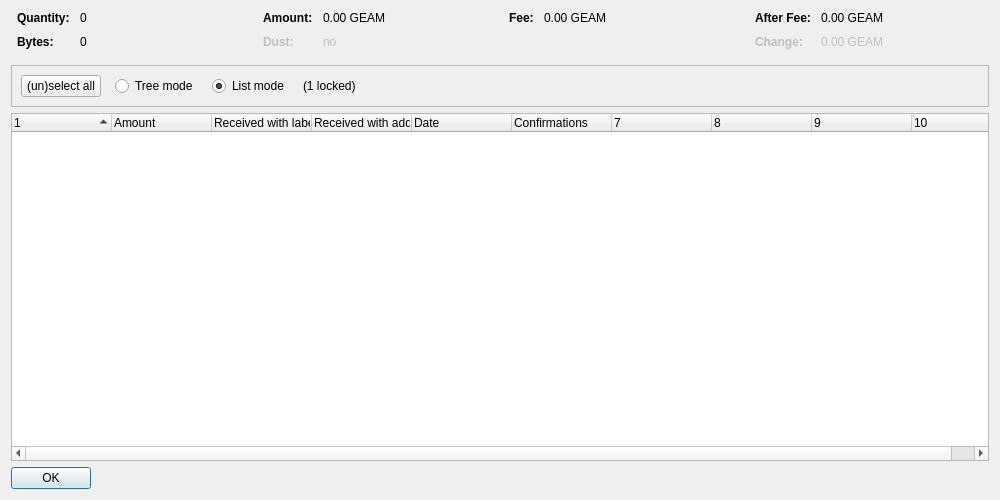
<?xml version="1.0" encoding="UTF-8"?>
<ui version="4.0">
 <class>CoinControlDialog</class>
 <widget class="QDialog" name="CoinControlDialog">
  <property name="geometry">
   <rect>
    <x>0</x>
    <y>0</y>
    <width>1000</width>
    <height>500</height>
   </rect>
  </property>
  <property name="windowTitle">
   <string>Coin Selection</string>
  </property>
  <layout class="QVBoxLayout" name="verticalLayout">
   <item>
    <layout class="QHBoxLayout" name="horizontalLayoutTop" stretch="0,0,0,0">
     <property name="topMargin">
      <number>0</number>
     </property>
     <property name="bottomMargin">
      <number>10</number>
     </property>
     <item>
      <layout class="QFormLayout" name="formLayoutCoinControl1">
       <property name="horizontalSpacing">
        <number>10</number>
       </property>
       <property name="verticalSpacing">
        <number>10</number>
       </property>
       <property name="leftMargin">
        <number>6</number>
       </property>
       <property name="rightMargin">
        <number>6</number>
       </property>
       <item row="0" column="0">
        <widget class="QLabel" name="labelCoinControlQuantityText">
         <property name="font">
          <font>
           <weight>75</weight>
           <bold>true</bold>
          </font>
         </property>
         <property name="text">
          <string>Quantity:</string>
         </property>
        </widget>
       </item>
       <item row="0" column="1">
        <widget class="QLabel" name="labelCoinControlQuantity">
         <property name="cursor">
          <cursorShape>IBeamCursor</cursorShape>
         </property>
         <property name="contextMenuPolicy">
          <enum>Qt::ActionsContextMenu</enum>
         </property>
         <property name="text">
          <string notr="true">0</string>
         </property>
         <property name="textInteractionFlags">
          <set>Qt::LinksAccessibleByMouse|Qt::TextSelectableByKeyboard|Qt::TextSelectableByMouse</set>
         </property>
        </widget>
       </item>
       <item row="1" column="0">
        <widget class="QLabel" name="labelCoinControlBytesText">
         <property name="font">
          <font>
           <weight>75</weight>
           <bold>true</bold>
          </font>
         </property>
         <property name="text">
          <string>Bytes:</string>
         </property>
        </widget>
       </item>
       <item row="1" column="1">
        <widget class="QLabel" name="labelCoinControlBytes">
         <property name="cursor">
          <cursorShape>IBeamCursor</cursorShape>
         </property>
         <property name="contextMenuPolicy">
          <enum>Qt::ActionsContextMenu</enum>
         </property>
         <property name="text">
          <string notr="true">0</string>
         </property>
         <property name="textInteractionFlags">
          <set>Qt::LinksAccessibleByMouse|Qt::TextSelectableByKeyboard|Qt::TextSelectableByMouse</set>
         </property>
        </widget>
       </item>
      </layout>
     </item>
     <item>
      <layout class="QFormLayout" name="formLayoutCoinControl2">
       <property name="horizontalSpacing">
        <number>10</number>
       </property>
       <property name="verticalSpacing">
        <number>10</number>
       </property>
       <property name="leftMargin">
        <number>6</number>
       </property>
       <property name="rightMargin">
        <number>6</number>
       </property>
       <item row="0" column="0">
        <widget class="QLabel" name="labelCoinControlAmountText">
         <property name="font">
          <font>
           <weight>75</weight>
           <bold>true</bold>
          </font>
         </property>
         <property name="text">
          <string>Amount:</string>
         </property>
        </widget>
       </item>
       <item row="0" column="1">
        <widget class="QLabel" name="labelCoinControlAmount">
         <property name="cursor">
          <cursorShape>IBeamCursor</cursorShape>
         </property>
         <property name="contextMenuPolicy">
          <enum>Qt::ActionsContextMenu</enum>
         </property>
         <property name="text">
          <string notr="true">0.00 GEAM</string>
         </property>
         <property name="textInteractionFlags">
          <set>Qt::LinksAccessibleByMouse|Qt::TextSelectableByKeyboard|Qt::TextSelectableByMouse</set>
         </property>
        </widget>
       </item>
       <item row="1" column="0">
        <widget class="QLabel" name="labelCoinControlLowOutputText">
         <property name="enabled">
          <bool>false</bool>
         </property>
         <property name="font">
          <font>
           <weight>75</weight>
           <bold>true</bold>
          </font>
         </property>
         <property name="text">
          <string>Dust:</string>
         </property>
        </widget>
       </item>
       <item row="1" column="1">
        <widget class="QLabel" name="labelCoinControlLowOutput">
         <property name="enabled">
          <bool>false</bool>
         </property>
         <property name="cursor">
          <cursorShape>IBeamCursor</cursorShape>
         </property>
         <property name="contextMenuPolicy">
          <enum>Qt::ActionsContextMenu</enum>
         </property>
         <property name="text">
          <string notr="true">no</string>
         </property>
         <property name="textInteractionFlags">
          <set>Qt::LinksAccessibleByMouse|Qt::TextSelectableByKeyboard|Qt::TextSelectableByMouse</set>
         </property>
        </widget>
       </item>
      </layout>
     </item>
     <item>
      <layout class="QFormLayout" name="formLayoutCoinControl3">
       <property name="horizontalSpacing">
        <number>10</number>
       </property>
       <property name="verticalSpacing">
        <number>10</number>
       </property>
       <property name="leftMargin">
        <number>6</number>
       </property>
       <property name="rightMargin">
        <number>6</number>
       </property>
       <item row="0" column="0">
        <widget class="QLabel" name="labelCoinControlFeeText">
         <property name="font">
          <font>
           <weight>75</weight>
           <bold>true</bold>
          </font>
         </property>
         <property name="text">
          <string>Fee:</string>
         </property>
        </widget>
       </item>
       <item row="0" column="1">
        <widget class="QLabel" name="labelCoinControlFee">
         <property name="cursor">
          <cursorShape>IBeamCursor</cursorShape>
         </property>
         <property name="contextMenuPolicy">
          <enum>Qt::ActionsContextMenu</enum>
         </property>
         <property name="text">
          <string notr="true">0.00 GEAM</string>
         </property>
         <property name="textInteractionFlags">
          <set>Qt::LinksAccessibleByMouse|Qt::TextSelectableByKeyboard|Qt::TextSelectableByMouse</set>
         </property>
        </widget>
       </item>
      </layout>
     </item>
     <item>
      <layout class="QFormLayout" name="formLayoutCoinControl4">
       <property name="horizontalSpacing">
        <number>10</number>
       </property>
       <property name="verticalSpacing">
        <number>10</number>
       </property>
       <property name="leftMargin">
        <number>6</number>
       </property>
       <property name="rightMargin">
        <number>6</number>
       </property>
       <item row="0" column="0">
        <widget class="QLabel" name="labelCoinControlAfterFeeText">
         <property name="font">
          <font>
           <weight>75</weight>
           <bold>true</bold>
          </font>
         </property>
         <property name="text">
          <string>After Fee:</string>
         </property>
        </widget>
       </item>
       <item row="0" column="1">
        <widget class="QLabel" name="labelCoinControlAfterFee">
         <property name="cursor">
          <cursorShape>IBeamCursor</cursorShape>
         </property>
         <property name="contextMenuPolicy">
          <enum>Qt::ActionsContextMenu</enum>
         </property>
         <property name="text">
          <string notr="true">0.00 GEAM</string>
         </property>
         <property name="textInteractionFlags">
          <set>Qt::LinksAccessibleByMouse|Qt::TextSelectableByKeyboard|Qt::TextSelectableByMouse</set>
         </property>
        </widget>
       </item>
       <item row="1" column="0">
        <widget class="QLabel" name="labelCoinControlChangeText">
         <property name="enabled">
          <bool>false</bool>
         </property>
         <property name="font">
          <font>
           <weight>75</weight>
           <bold>true</bold>
          </font>
         </property>
         <property name="text">
          <string>Change:</string>
         </property>
        </widget>
       </item>
       <item row="1" column="1">
        <widget class="QLabel" name="labelCoinControlChange">
         <property name="enabled">
          <bool>false</bool>
         </property>
         <property name="cursor">
          <cursorShape>IBeamCursor</cursorShape>
         </property>
         <property name="contextMenuPolicy">
          <enum>Qt::ActionsContextMenu</enum>
         </property>
         <property name="text">
          <string notr="true">0.00 GEAM</string>
         </property>
         <property name="textInteractionFlags">
          <set>Qt::LinksAccessibleByMouse|Qt::TextSelectableByKeyboard|Qt::TextSelectableByMouse</set>
         </property>
        </widget>
       </item>
      </layout>
     </item>
    </layout>
   </item>
   <item>
    <widget class="QFrame" name="frame">
     <property name="minimumSize">
      <size>
       <width>0</width>
       <height>40</height>
      </size>
     </property>
     <property name="frameShape">
      <enum>QFrame::StyledPanel</enum>
     </property>
     <property name="frameShadow">
      <enum>QFrame::Sunken</enum>
     </property>
     <layout class="QHBoxLayout" name="horizontalLayout">
      <item>
       <layout class="QHBoxLayout" name="horizontalLayoutPanel" stretch="0,0,0,0,0">
        <property name="spacing">
         <number>14</number>
        </property>
        <item>
         <widget class="QPushButton" name="pushButtonSelectAll">
          <property name="sizePolicy">
           <sizepolicy hsizetype="Maximum" vsizetype="Fixed">
            <horstretch>0</horstretch>
            <verstretch>0</verstretch>
           </sizepolicy>
          </property>
          <property name="text">
           <string>(un)select all</string>
          </property>
          <property name="autoDefault">
           <bool>false</bool>
          </property>
         </widget>
        </item>
        <item>
         <widget class="QRadioButton" name="radioTreeMode">
          <property name="sizePolicy">
           <sizepolicy hsizetype="Maximum" vsizetype="Fixed">
            <horstretch>0</horstretch>
            <verstretch>0</verstretch>
           </sizepolicy>
          </property>
          <property name="text">
           <string>Tree mode</string>
          </property>
         </widget>
        </item>
        <item>
         <widget class="QRadioButton" name="radioListMode">
          <property name="sizePolicy">
           <sizepolicy hsizetype="Maximum" vsizetype="Fixed">
            <horstretch>0</horstretch>
            <verstretch>0</verstretch>
           </sizepolicy>
          </property>
          <property name="text">
           <string>List mode</string>
          </property>
          <property name="checked">
           <bool>true</bool>
          </property>
         </widget>
        </item>
        <item>
         <widget class="QLabel" name="labelLocked">
          <property name="text">
           <string notr="true">(1 locked)</string>
          </property>
         </widget>
        </item>
        <item>
         <spacer name="horizontalSpacer">
          <property name="orientation">
           <enum>Qt::Horizontal</enum>
          </property>
          <property name="sizeHint" stdset="0">
           <size>
            <width>40</width>
            <height>20</height>
           </size>
          </property>
         </spacer>
        </item>
       </layout>
      </item>
     </layout>
    </widget>
   </item>
   <item>
    <widget class="CoinControlTreeWidget" name="treeWidget">
     <property name="contextMenuPolicy">
      <enum>Qt::CustomContextMenu</enum>
     </property>
     <property name="sortingEnabled">
      <bool>false</bool>
     </property>
     <property name="columnCount">
      <number>10</number>
     </property>
     <attribute name="headerShowSortIndicator" stdset="0">
      <bool>true</bool>
     </attribute>
     <attribute name="headerStretchLastSection">
      <bool>false</bool>
     </attribute>
     <column>
      <property name="text">
       <string/>
      </property>
     </column>
     <column>
      <property name="text">
       <string>Amount</string>
      </property>
     </column>
     <column>
      <property name="text">
       <string>Received with label</string>
      </property>
     </column>
     <column>
      <property name="text">
       <string>Received with address</string>
      </property>
     </column>
     <column>
      <property name="text">
       <string>Date</string>
      </property>
     </column>
     <column>
      <property name="text">
       <string>Confirmations</string>
      </property>
      <property name="toolTip">
       <string>Confirmed</string>
      </property>
     </column>
     <column>
      <property name="text">
       <string/>
      </property>
     </column>
     <column>
      <property name="text">
       <string/>
      </property>
     </column>
     <column>
      <property name="text">
       <string/>
      </property>
     </column>
     <column>
      <property name="text">
       <string/>
      </property>
     </column>
    </widget>
   </item>
   <item>
    <widget class="QDialogButtonBox" name="buttonBox">
     <property name="sizePolicy">
      <sizepolicy hsizetype="Maximum" vsizetype="Fixed">
       <horstretch>0</horstretch>
       <verstretch>0</verstretch>
      </sizepolicy>
     </property>
     <property name="orientation">
      <enum>Qt::Horizontal</enum>
     </property>
     <property name="standardButtons">
      <set>QDialogButtonBox::Ok</set>
     </property>
    </widget>
   </item>
  </layout>
 </widget>
 <customwidgets>
  <customwidget>
   <class>CoinControlTreeWidget</class>
   <extends>QTreeWidget</extends>
   <header>qt/coincontroltreewidget.h</header>
  </customwidget>
 </customwidgets>
 <resources/>
 <connections/>
</ui>
